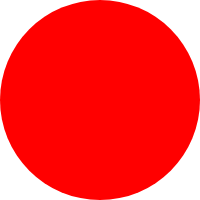
Frame 1 (no input)
Frame 60 (no input): identical to frame 1, image omitted
Frame 120 (the mouse pressed at the canvas centre since frame 60): identical to frame 1, image omitted

The p5.js sketch that drew this single still picture (run headless with seeded random() and noise() and a simulated clock; from frame 60 on, the mouse is pressed at the canvas centre):

// p5.js sketch
// ── sketch.js
function setup() {
  createCanvas(200,200);
  noStroke();
  fill(255,0,0)
  ellipse(100,100,200,200);
}

function draw() {
  
}
